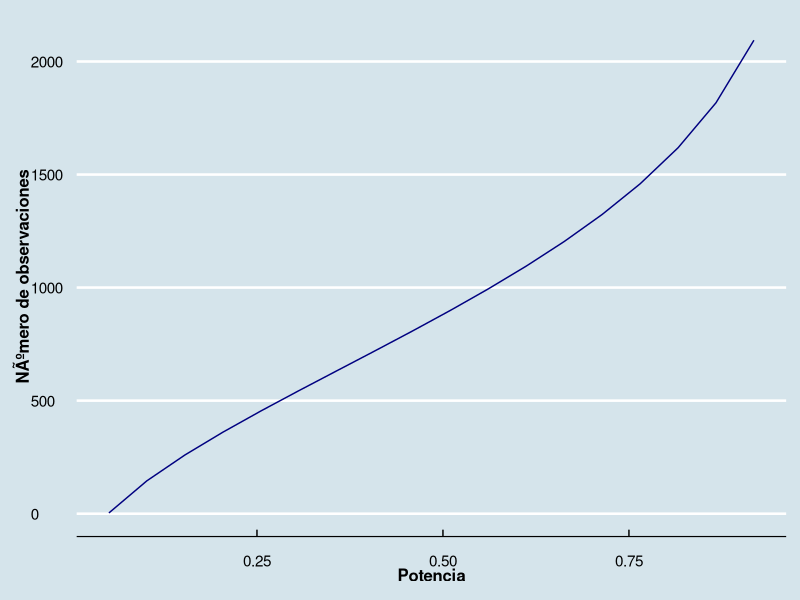
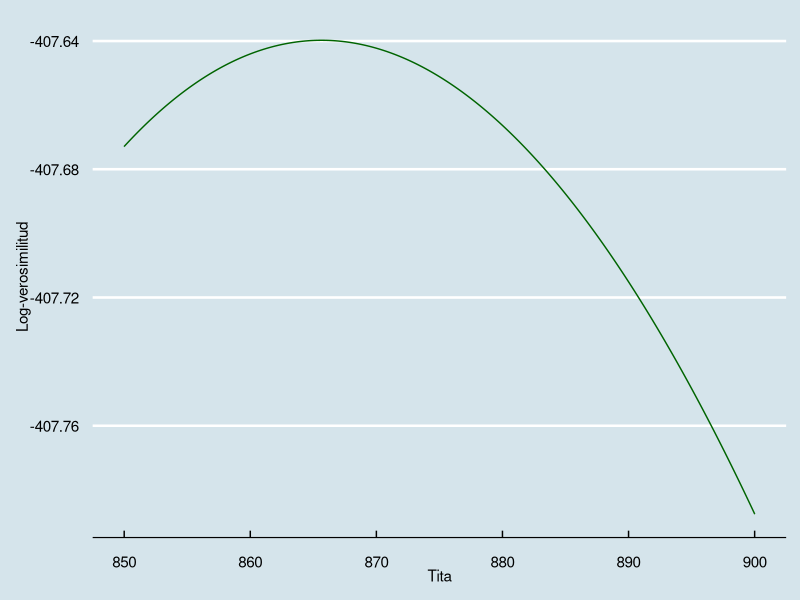

These charts were generated, in order, by the following R code:
## ---- chunk 1
knitr::opts_chunk$set(echo = TRUE)
library(tidyverse)
library(ggthemes)
library(pwr)
## ---- chunk 2
U <- c(74, 92, 83, 79, 80, 73, 77, 75, 76, 91)
pi_i0 <- rep(0.1, 10)
n <- sum(U)
k <- length(U)
X2 <- sum(((U-n*pi_i0)^2)/(n*pi_i0))
valor.critico <- qchisq(0.95, df=k-1)
if(X2 > valor.critico){
      print("Rechazo H0")
} else {
      print("No rechazo H0")
}
## ---- chunk 3
pot <- seq(0, 1, 0.051)
pot <- pot[-1]
pot <- pot[-length(pot)]
n.beta <- NULL
for (i in 1:length(pot)) {
      n.beta[i] <- pwr.chisq.test(w=0.1, N=NULL, df=9, sig.level=0.05, 
                                  power=pot[i])$N
}
## ---- chunk 4
as.tibble(cbind(pot, n.beta)) %>% 
      ggplot(aes(x=pot, y=n.beta)) +
      geom_line(colour='navy') +
      labs(x='Potencia', y='NÃºmero de observaciones') +
      ggthemes::theme_economist() +
      theme(axis.title=element_text(face='bold', size=12))
## ---- chunk 5
U <- c(315, 101, 108, 32)
pi_i0 <- c(9/16, 3/16, 3/16, 1/16)
n <- sum(U)
k <- length(U)
X2 <- sum(((U-n*pi_i0)^2)/(n*pi_i0))
valor.critico <- qchisq(0.95, df=k-1)
if(X2 > valor.critico){
      print("Rechazo H0")
} else {
      print("No rechazo H0")
}
## ---- chunk 6
U <- c(773, 231, 238, 59)
pi_i0 <- c(9/16, 3/16, 3/16, 1/16)
n <- sum(U)
k <- length(U)
X2 <- sum(((U-n*pi_i0)^2)/(n*pi_i0))
confianza <- pchisq(X2, df=k-1)
nivel.sig <- 1 - confianza
nivel.sig
## ---- chunk 7
x = c(5.017, 0.146, 6.474, 13.291, 5.126, 8.934, 10.971, 7.863, 5.492,
      13.930, 12.708, 7.329, 5.408, 6.808, 0.923, 4.679, 2.242, 4.120, 
      12.080, 2.502, 16.182, 6.592, 2.653, 4.252, 8.609, 10.419, 2.173, 
      3.321, 4.086,  11.667, 19.474, 11.067, 11.503, 2.284, 0.926, 2.065, 
      4.703, 3.744, 5.286, 5.497, 4.881, 0.529, 10.397, 30.621, 5.193, 
      7.901, 10.220, 16.806, 10.672, 4.209, 5.699, 20.952, 12.542, 7.316, 
      0.272, 4.380, 9.699, 9.466, 7.928, 13.086, 8.871, 13.000, 16.132, 
      9.950, 8.449, 8.301, 16.127, 22.698, 4.335, 2.992)
n = length(x)
xbar = mean(x)
k = 6
p = 1/k
P_i = c(1:k*p)
z_i = c(0, -log(1 - P_i))
a_i = xbar * z_i
b_i = NULL
for(i in 1:(length(z_i)-1)){
      if(i == k){
            b_i[i] = - z_i[i] * exp(-z_i[i])
      } else {
            b_i[i] = z_i[i+1] * exp(-z_i[i+1]) - z_i[i] * exp(-z_i[i])
      }
}
U = rep(0, k)
for(i in 1:length(U)){
      for(j in 1:length(x)){
            if ((x[j] > a_i[i]) & (x[j] <= a_i[i+1])) {
                  U[i] = U[i] + 1
            } else {next}
      }
}
v = sum(b_i * U / p)
lambda = 1 - sum(b_i^2 / p)
X2 = sum(U^2 / (n*p)) - n
Q = v^2 / (n*lambda)
Y2 = X2 + Q
valor.critico = qchisq(p=0.95, df=k-1)
if(Y2 < valor.critico){
      print("No rechazo H0")
} else {
      print("Rechazo H0")
}
## ---- chunk 8
U <- c(53, 41, 30, 22, 16, 12, 9, 7, 5, 5)
a_i <- c(0, 300, 600, 900, 1200, 1500, 1800, 2100, 2400, 2700, 3600)
n <- sum(U)
k <- length(U)
p <- 1/k
tita <- seq(850, 900, 0.0001)
tita <- tita[-1]
log.vero <- matrix(NA, nrow=length(tita), ncol=k)
for (i in 1:length(tita)) {
      for (j in 2:length(a_i)) {
            log.vero[i,j-1] <- U[j-1] * log(exp(-a_i[j-1]/tita[i]) -
                                                  exp(-a_i[j]/tita[i]))
      }
}
log.vero <- rowSums(log.vero)
tita_ml <- tita[which.max(log.vero)]
pi_i <- NULL
for (j in 2:length(a_i)) {
      pi_i[j-1] <- exp(-a_i[j-1]/tita_ml) - exp(-a_i[j]/tita_ml)
}
X2 <- sum( (U - n * pi_i)^2 / (n * pi_i) )
valor.critico = qchisq(p=0.95, df=k-1)
if(Y2 < valor.critico){
      print("No rechazo H0")
} else {
      print("Rechazo H0")
}
## ---- chunk 9
as.tibble(cbind(tita, log.vero)) %>% ggplot(aes(x=tita, y=log.vero)) +
      geom_line(colour = 'darkgreen') +
      theme(axis.title.x = element_text(face = 'bold', size = 12),
            axis.title.y = element_text(face = 'bold', size = 12)) +
      labs(x='Tita', y='Log-verosimilitud') +
      ggthemes::theme_economist()

## ---- chunk 10
# CASO A
x <- c(8.7, 6.6, 10.0, 24.3, 7.9, 1.3, 26.2, 8.3, 0.9, 7.1, 5.9, 16.8, 6.0,
       13.4, 31.7, 8.3, 28.3, 17.1, 16.7, 19.7, 5.2, 18.9, 1.0, 3.5, 2.7,
       12.0, 8.3, 14.8, 6.3, 39.3, 4.3, 19.4, 6.5, 7.4, 3.4, 7.6, 8.3, 1.9,
       10.3, 3.2, 0.7, 19.0, 26.2, 10.0, 17.7, 14.1, 44.8, 3.4, 3.5)
n <- length(x)
k <- 6
p <- 1/k
xbar <- mean(x)
sigma2 <- (1/n)*sum((x-xbar)^2)
sigma <- sqrt(sigma2)
P_i <- c(1:k*p)
z_i <- qnorm(P_i, mean=xbar, sd=sigma)
# a_i <- xbar + z_i * sigma   # Â¿Â¿los z_i son los a_i del ejemplo??
a_i <-c(-Inf, z_i)
U = rep(0, k)
for(i in 1:length(U)){
      for(j in 1:length(x)){
            if ((x[j] > a_i[i]) & (x[j] <= a_i[i+1])) {
                  U[i] = U[i] + 1
            } else {next}
      }
}
X2 = sum(U^2 / (n*p)) - n
valor.critico <- qchisq(0.95, df=k-1)
if(X2 < valor.critico){
      print("No rechazo H0")
} else {
      print("Rechazo H0")
}
## ---- chunk 11
# CASO B
x <- c(8.7, 6.6, 10.0, 24.3, 7.9, 1.3, 26.2, 8.3, 0.9, 7.1, 5.9, 16.8, 6.0,
       13.4, 31.7, 8.3, 28.3, 17.1, 16.7, 19.7, 5.2, 18.9, 1.0, 3.5, 2.7,
       12.0, 8.3, 14.8, 6.3, 39.3, 4.3, 19.4, 6.5, 7.4, 3.4, 7.6, 8.3, 1.9,
       10.3, 3.2, 0.7, 19.0, 26.2, 10.0, 17.7, 14.1, 44.8, 3.4, 3.5)
x <- log(x)
n <- length(x)
k <- 6
p <- 1/k
xbar <- mean(x)
sigma2 <- (1/n)*sum((x-xbar)^2)
sigma <- sqrt(sigma2)
P_i <- c(1:k*p)
z_i <- qnorm(P_i, mean=xbar, sd=sigma)
# a_i <- xbar + z_i * sigma   # Â¿Â¿los z_i son los a_i del ejemplo??
a_i <-c(-Inf, z_i)
U = rep(0, k)
for(i in 1:length(U)){
      for(j in 1:length(x)){
            if ((x[j] > a_i[i]) & (x[j] <= a_i[i+1])) {
                  U[i] = U[i] + 1
            } else {next}
      }
}
X2 = sum(U^2 / (n*p)) - n
valor.critico <- qchisq(0.95, df=k-1)
if(X2 < valor.critico){
      print("No rechazo H0")
} else {
      print("Rechazo H0")
}
## ---- chunk 12
# CASO C
x <- c(8.7, 6.6, 10.0, 24.3, 7.9, 1.3, 26.2, 8.3, 0.9, 7.1, 5.9, 16.8, 6.0,
       13.4, 31.7, 8.3, 28.3, 17.1, 16.7, 19.7, 5.2, 18.9, 1.0, 3.5, 2.7,
       12.0, 8.3, 14.8, 6.3, 39.3, 4.3, 19.4, 6.5, 7.4, 3.4, 7.6, 8.3, 1.9,
       10.3, 3.2, 0.7, 19.0, 26.2, 10.0, 17.7, 14.1, 44.8, 3.4, 3.5)
x <- x^(1/4)
n <- length(x)
k <- 6
p <- 1/k
xbar <- mean(x)
sigma2 <- (1/n)*sum((x-xbar)^2)
sigma <- sqrt(sigma2)
P_i <- c(1:k*p)
z_i <- qnorm(P_i, mean=xbar, sd=sigma)
# a_i <- xbar + z_i * sigma   # Â¿Â¿los z_i son los a_i del ejemplo??
a_i <-c(-Inf, z_i)
U = rep(0, k)
for(i in 1:length(U)){
      for(j in 1:length(x)){
            if ((x[j] > a_i[i]) & (x[j] <= a_i[i+1])) {
                  U[i] = U[i] + 1
            } else {next}
      }
}
X2 = sum(U^2 / (n*p)) - n
valor.critico <- qchisq(0.95, df=k-1)
if(X2 < valor.critico){
      print("No rechazo H0")
} else {
      print("Rechazo H0")
}
## ---- chunk 13
x <- c(338, 336, 312, 322, 381, 302, 296, 360, 342, 334, 348, 304, 323, 310,
       368, 341, 298, 312, 322, 350, 304, 302, 336, 334, 304, 292, 324, 331,
       324, 334, 314, 338, 324, 292, 298, 342, 338, 331, 325, 324, 326, 314,
       312, 362, 368, 321, 352, 304, 302, 332, 314, 304, 312, 381, 290, 322, 
       326, 316, 328, 340, 324, 320, 364, 304, 340, 290, 318, 332, 354, 324, 
       304, 321, 356, 366, 328, 332, 304, 282, 330, 314, 342, 322, 362, 298, 
       316, 298, 332, 342, 316, 326, 308, 321, 302, 304, 322, 296, 322, 338, 
       324, 323)
n <- length(x)
k <- 8
p <- 1/k
xbar <- mean(x)
sigma2 <- (1/n)*sum((x-xbar)^2)
sigma <- sqrt(sigma2)
P_i <- c(1:k*p)
z_i <- qnorm(P_i)
z_i <-c(-Inf, z_i)
a_i <- xbar + z_i * sigma
U <- rep(0, k)
for(i in 1:length(U)){
      for(j in 1:length(x)){
            if ((x[j] > a_i[i]) & (x[j] <= a_i[i+1])) {
                  U[i] <- U[i] + 1
            } else {next}
      }
}
X2 <- sum(U^2 / (n*p)) - n
b_1 <- diff(dnorm(z_i))
b_2 <- NULL
for(i in 2:(length(z_i))){
      if (i == 2) {
            b_2[i-1] <- z_i[i] * dnorm(z_i[i])
      } else if (i == length(z_i)) {
            b_2[i-1] <- -z_i[i-1] * dnorm(z_i[i-1])
      } else {
            b_2[i-1] <- z_i[i] * dnorm(z_i[i]) - z_i[i-1] * dnorm(z_i[i-1])
      }
}
j_02 <- 1
j_12 <- 0
lambda_1 <- j_02 - sum(b_1^2/p)
lambda_2 <- 2 - sum(b_2^2/p)
lambda_3 <- j_12 - sum((b_1*b_2)/p)
alpha <- sum(b_1*U/p)
beta <- sum(b_2*U/p)
Q <- (lambda_1 * alpha^2 - 2 * lambda_3 * alpha * beta + lambda_2 * beta^2) / 
      (n * (lambda_1 * lambda_2 - lambda_3^2))
Y2 <- X2 + Q
valor.critico <- qchisq(0.95, df=k-1)
if(Y2 < valor.critico){
      print("No rechazo H0")
} else {
      print("Rechazo H0")
}
## ---- chunk 14
x <- c(10, 51, 8, 47, 8, 5, 56, 12, 4, 5, 4, 4, 7, 6, 9, 30, 25, 12, 3, 22,
       5, 15, 4, 4, 29, 15, 4, 2, 18, 41, 3, 5, 54, 110, 24, 16, 2, 37, 20, 
       2, 6, 7, 16, 2, 14, 68, 10, 16, 11, 78, 6, 17, 7, 11, 21, 15, 24, 6,
       32, 8, 11, 4, 14, 45, 17, 10, 15, 20, 4, 65, 10, 3, 5, 11, 13, 35, 
       11, 34, 3, 4, 12, 7, 6, 62, 13, 36, 26, 6, 11, 6, 13, 1, 4, 36, 18,
       10, 37, 28, 4, 12, 31, 14, 3, 11, 6, 4, 10, 38, 6, 11, 24, 9, 4, 5, 
       8, 135, 22, 6, 18, 49, 17, 9, 32, 27, 2, 12, 8, 93, 3, 9, 10, 3, 14, 
       33, 72, 14, 4, 9, 10, 19, 2, 5, 21, 8, 25, 30, 20, 12, 19, 16)
x <- log(x)
n <- length(x)
k <- 10
p <- 1/k
xbar <- mean(x)
sigma2 <- (1/n)*sum((x-xbar)^2)
sigma <- sqrt(sigma2)
P_i <- c(1:k*p)
z_i <- qnorm(P_i)
z_i <-c(-Inf, z_i)
a_i <- xbar + z_i * sigma
U <- rep(0, k)
for(i in 1:length(U)){
      for(j in 1:length(x)){
            if ((x[j] > a_i[i]) & (x[j] <= a_i[i+1])) {
                  U[i] <- U[i] + 1
            } else {next}
      }
}
X2 <- sum(U^2 / (n*p)) - n
b_1 <- diff(dnorm(z_i))
b_2 <- NULL
for(i in 2:(length(z_i))){
      if (i == 2) {
            b_2[i-1] <- z_i[i] * dnorm(z_i[i])
      } else if (i == length(z_i)) {
            b_2[i-1] <- -z_i[i-1] * dnorm(z_i[i-1])
      } else {
            b_2[i-1] <- z_i[i] * dnorm(z_i[i]) - z_i[i-1] * dnorm(z_i[i-1])
      }
}
j_02 <- 1
j_12 <- 0
lambda_1 <- j_02 - sum(b_1^2/p)
lambda_2 <- 2 - sum(b_2^2/p)
lambda_3 <- j_12 - sum((b_1*b_2)/p)
alpha <- sum(b_1*U/p)
beta <- sum(b_2*U/p)
Q <- (lambda_1 * alpha^2 - 2 * lambda_3 * alpha * beta + lambda_2 * beta^2) / 
      (n * (lambda_1 * lambda_2 - lambda_3^2))
Y2 <- X2 + Q
valor.critico <- qchisq(0.95, df=k-1)
if(Y2 < valor.critico){
      print("No rechazo H0")
} else {
      print("Rechazo H0")
}
## ---- chunk 15
n <- sum(U)
pi_i <- c(21, 21, 45)
pi_j <- c(20, 35, 32)
k <- (length(pi_i) - 1)*(length(pi_j) - 1)
p_ij <- pi_i %*% t(pi_j)
U <- matrix(c(5,9,7,7,5,9,8,21,16), nrow=3, byrow=T)
x2 <- 87*(sum(U^2/p_ij)-1)
valor.critico <- qchisq(0.95, df=k)
if (x2 < valor.critico) {
      print("No rechazo H0")
} else {
      print("Rechazo H0")
}
## ---- chunk 16
U <- matrix(c(4, 12, 35, 61, 52, 23, 7, 4, 2, 1, 0, 0, 6, 10, 12, 13, 12, 
              15, 12, 11, 7, 4), nrow=2, byrow=T)
U_j <- colSums(U)
n_i <- rowSums(U)
n <- sum(U)
x2 <- n * (sum(diag(1/n_i)%*%(U^2)%*%diag(1/U_j)) - 1)
k <- (dim(U)[1] - 1)*(dim(U)[2] - 1)
valor.critico <- qchisq(0.95, df=k)
if (x2 < valor.critico) {
      print("No rechazo H0")
} else {
      print("Rechazo H0")
}
## ---- chunk 17
x2_observado <- 5.125 # tomado del ejercicio 2.5
pi <- rep(0.1, 10) 
N <- 10000
n <- 800
U <- rmultinom(n = N, size = n, prob = pi)
x2 <- apply(U, 2, function(x) sum(((x-n*pi)^2)/(n*pi)) )
p <- (as.numeric(table(x2 > x2_observado)[2]))/N
alpha <- 0.05
if(p < alpha){
      print("Rechazo H0")
} else {
      print("No rechazo H0")
}
